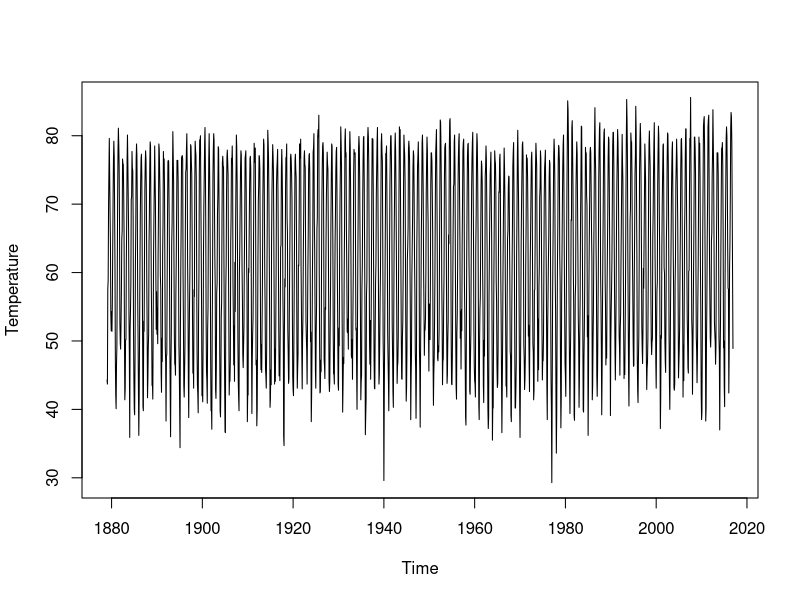
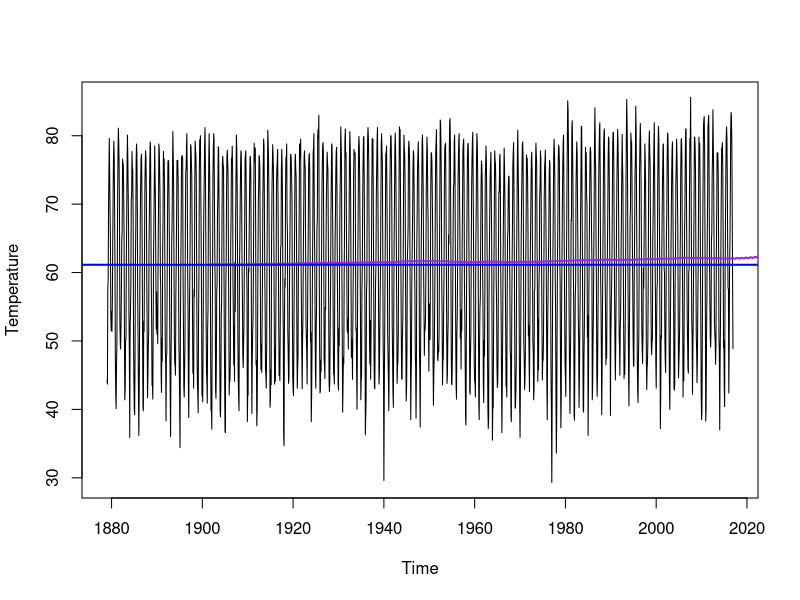
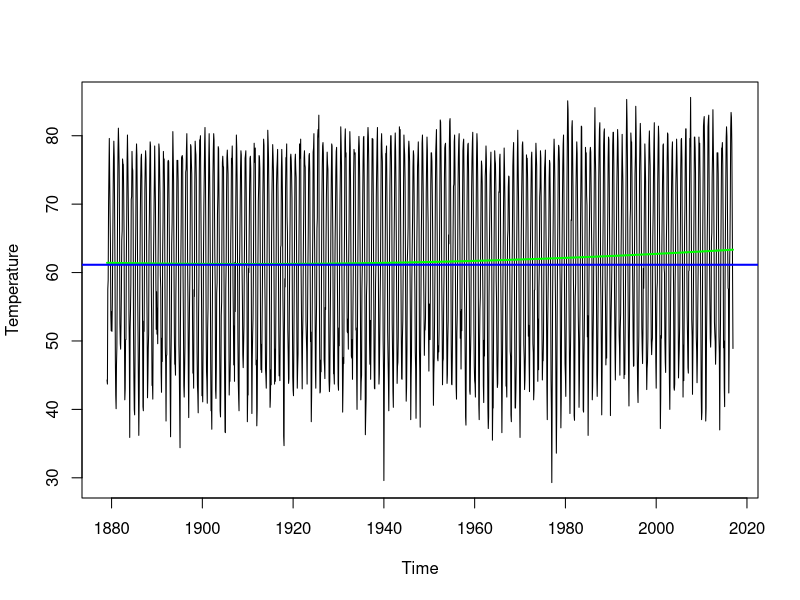
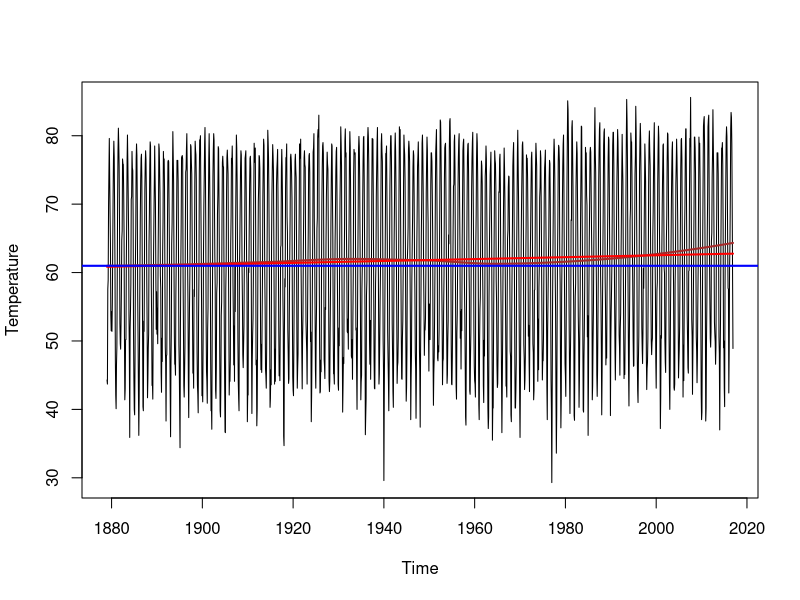
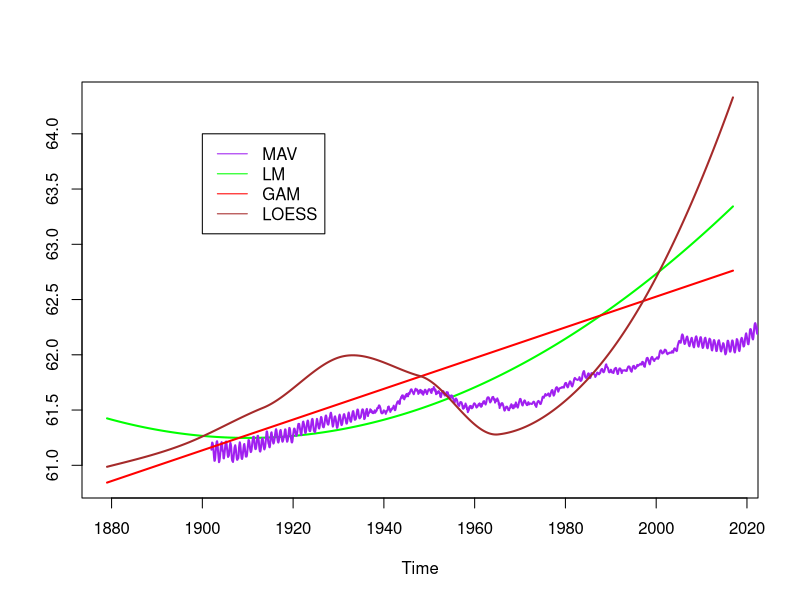

Here is the R script that generated these plots, in order:
getwd()
setwd("C:/Users/720S/Desktop/timeseries(edx")
data=read.table("AvTempAtlanta.txt",header=T)
head(data)
names(data)

temp=as.vector(t(data[,-c(1,14)]))
temp=ts(temp,start = 1879,frequency = 12)
?ts #time series objects
ts.plot(temp,ylab="Temperature")

#moving average

##create eaually spaced time points for fitting trends
time.pts=c(1:length(temp))
time.pts=c(time.pts-min(time.pts))/max(time.pts)
##fit a moving average
mav.fit=ksmooth(time.pts,temp,kernel = "box")
temp.fit.mav=ts(mav.fit$y,start=1902,frequency = 12)
## is there a trend?
ts.plot(temp,ylab="Temperature")
lines(temp.fit.mav,lwd=2,col="purple")
abline(temp.fit.mav[1],0,lwd=2,col="blue")
?abline

#Trend: parametric regression

##fit a parametric quadratic polynomial
x1=time.pts
x2=time.pts^2
lm.fit=lm(temp~x1+x2)
summary(lm.fit)

## is there a trend?
temp.fit.lm=ts(fitted(lm.fit),start=1879,frequency = 12)
ts.plot(temp,ylab="Temperature")
lines(temp.fit.lm,lwd=2,col="green")
abline(temp.fit.mav[1],0,lwd=2,col="blue")

##Local Polynomial trend estimation
loc.fit=loess(temp~time.pts)
temp.fit.loc=ts(fitted(loc.fit),start=1879,frequency = 12)

#Splines trend estimation
library(mgcv)
gam.fit=gam(temp~s(time.pts))
temp.fit.gam=ts(fitted(gam.fit),start=1879,frequency = 12)

ts.plot(temp,ylab="Temperature")
lines(temp.fit.loc,lwd=2,col="brown")
lines(temp.fit.gam,lwd=2,col="red")
abline(temp.fit.loc[1],0,lwd=2,col="blue")

#compare all estimated trends
all.val=c(temp.fit.mav,temp.fit.lm,temp.fit.gam,temp.fit.loc)
ylim=c(min(all.val),max(all.val))
ts.plot(temp.fit.lm,lwd=2,col="green",ylim=ylim,ylan="Temperature")
lines(temp.fit.mav,lwd=2,col="purple")
lines(temp.fit.gam,lwd=2,col="red")
lines(temp.fit.loc,lwd=2,col="brown")
legend(x=1900,y=64,legend = c("MAV","LM","GAM","LOESS"),lty=1,col=c("purple","green","red","brown"))
